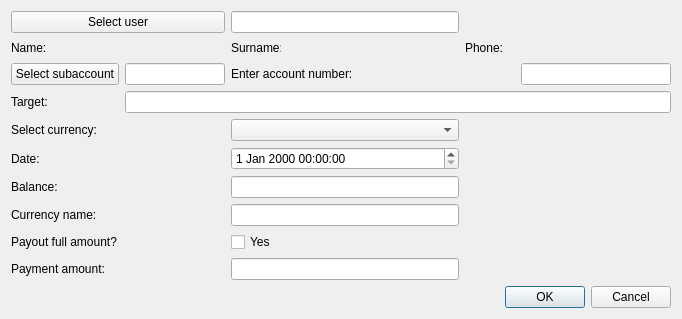
<?xml version="1.0" encoding="UTF-8"?>
<ui version="4.0">
 <class>CreateWithdrawal</class>
 <widget class="QDialog" name="CreateWithdrawal">
  <property name="geometry">
   <rect>
    <x>0</x>
    <y>0</y>
    <width>657</width>
    <height>318</height>
   </rect>
  </property>
  <property name="windowTitle">
   <string>Create/Update withdrawal</string>
  </property>
  <property name="locale">
   <locale language="English" country="UnitedStates"/>
  </property>
  <property name="modal">
   <bool>false</bool>
  </property>
  <layout class="QGridLayout" name="gridLayout">
   <property name="leftMargin">
    <number>11</number>
   </property>
   <property name="topMargin">
    <number>11</number>
   </property>
   <property name="rightMargin">
    <number>11</number>
   </property>
   <property name="bottomMargin">
    <number>11</number>
   </property>
   <item row="9" column="1" colspan="2">
    <widget class="QLabel" name="currencyLb">
     <property name="text">
      <string>Select currency:</string>
     </property>
    </widget>
   </item>
   <item row="12" column="3" colspan="2">
    <widget class="QLineEdit" name="balanceEdit">
     <property name="toolTip">
      <string>&lt;html&gt;&lt;head/&gt;&lt;body&gt;&lt;p&gt;For example: 1000 (depends on currency, in that case 1000 USD)&lt;/p&gt;&lt;/body&gt;&lt;/html&gt;</string>
     </property>
     <property name="readOnly">
      <bool>true</bool>
     </property>
    </widget>
   </item>
   <item row="2" column="2">
    <widget class="QLabel" name="namePh">
     <property name="minimumSize">
      <size>
       <width>100</width>
       <height>0</height>
      </size>
     </property>
     <property name="font">
      <font>
       <family>Times New Roman</family>
       <pointsize>12</pointsize>
       <weight>75</weight>
       <italic>true</italic>
       <bold>true</bold>
      </font>
     </property>
     <property name="text">
      <string/>
     </property>
    </widget>
   </item>
   <item row="2" column="1">
    <widget class="QLabel" name="nameLb">
     <property name="minimumSize">
      <size>
       <width>50</width>
       <height>0</height>
      </size>
     </property>
     <property name="maximumSize">
      <size>
       <width>50</width>
       <height>16777215</height>
      </size>
     </property>
     <property name="text">
      <string>Name:</string>
     </property>
    </widget>
   </item>
   <item row="2" column="3">
    <widget class="QLabel" name="surnameLb">
     <property name="minimumSize">
      <size>
       <width>50</width>
       <height>0</height>
      </size>
     </property>
     <property name="maximumSize">
      <size>
       <width>50</width>
       <height>16777215</height>
      </size>
     </property>
     <property name="text">
      <string>Surname:</string>
     </property>
    </widget>
   </item>
   <item row="2" column="4">
    <widget class="QLabel" name="surnamePh">
     <property name="minimumSize">
      <size>
       <width>100</width>
       <height>0</height>
      </size>
     </property>
     <property name="font">
      <font>
       <family>Times New Roman</family>
       <pointsize>12</pointsize>
       <weight>75</weight>
       <italic>true</italic>
       <bold>true</bold>
      </font>
     </property>
     <property name="text">
      <string/>
     </property>
    </widget>
   </item>
   <item row="2" column="5">
    <widget class="QLabel" name="phoneLb">
     <property name="minimumSize">
      <size>
       <width>50</width>
       <height>0</height>
      </size>
     </property>
     <property name="maximumSize">
      <size>
       <width>50</width>
       <height>16777215</height>
      </size>
     </property>
     <property name="text">
      <string>Phone:</string>
     </property>
    </widget>
   </item>
   <item row="2" column="6">
    <widget class="QLabel" name="phonePh">
     <property name="minimumSize">
      <size>
       <width>100</width>
       <height>0</height>
      </size>
     </property>
     <property name="font">
      <font>
       <family>Times New Roman</family>
       <pointsize>12</pointsize>
       <weight>75</weight>
       <italic>true</italic>
       <bold>true</bold>
      </font>
     </property>
     <property name="text">
      <string/>
     </property>
    </widget>
   </item>
   <item row="18" column="1" colspan="6">
    <layout class="QHBoxLayout" name="horizontalLayout">
     <item>
      <spacer name="horizontalSpacer">
       <property name="orientation">
        <enum>Qt::Horizontal</enum>
       </property>
       <property name="sizeHint" stdset="0">
        <size>
         <width>40</width>
         <height>20</height>
        </size>
       </property>
      </spacer>
     </item>
     <item>
      <widget class="QPushButton" name="okBtn">
       <property name="text">
        <string>OK</string>
       </property>
      </widget>
     </item>
     <item>
      <widget class="QPushButton" name="cancelBtn">
       <property name="text">
        <string>Cancel</string>
       </property>
      </widget>
     </item>
    </layout>
   </item>
   <item row="17" column="1" colspan="2">
    <widget class="QLabel" name="isBonusLb">
     <property name="text">
      <string>Payment amount:</string>
     </property>
    </widget>
   </item>
   <item row="16" column="1" colspan="2">
    <widget class="QLabel" name="allLb">
     <property name="text">
      <string>Payout full amount?</string>
     </property>
    </widget>
   </item>
   <item row="13" column="1" colspan="2">
    <widget class="QLabel" name="label">
     <property name="text">
      <string>Currency name:</string>
     </property>
    </widget>
   </item>
   <item row="12" column="1" colspan="2">
    <widget class="QLabel" name="balanceLb">
     <property name="text">
      <string>Balance:</string>
     </property>
    </widget>
   </item>
   <item row="11" column="1" colspan="2">
    <widget class="QLabel" name="dateLb">
     <property name="text">
      <string>Date:</string>
     </property>
    </widget>
   </item>
   <item row="1" column="1" colspan="2">
    <widget class="QPushButton" name="userBtn">
     <property name="minimumSize">
      <size>
       <width>150</width>
       <height>0</height>
      </size>
     </property>
     <property name="text">
      <string>Select user</string>
     </property>
    </widget>
   </item>
   <item row="17" column="3" colspan="2">
    <widget class="QLineEdit" name="valueEdit"/>
   </item>
   <item row="16" column="3" colspan="2">
    <widget class="QCheckBox" name="yesCheckBox">
     <property name="text">
      <string>Yes</string>
     </property>
    </widget>
   </item>
   <item row="13" column="3" colspan="2">
    <widget class="QLineEdit" name="currencyNameEdit">
     <property name="readOnly">
      <bool>true</bool>
     </property>
    </widget>
   </item>
   <item row="11" column="3" colspan="2">
    <widget class="QDateTimeEdit" name="dateEdit"/>
   </item>
   <item row="9" column="3" colspan="2">
    <widget class="QComboBox" name="currencyCmb"/>
   </item>
   <item row="1" column="3" colspan="2">
    <widget class="QLineEdit" name="userEdit">
     <property name="toolTip">
      <string>Must not be empty</string>
     </property>
     <property name="readOnly">
      <bool>true</bool>
     </property>
    </widget>
   </item>
   <item row="3" column="1">
    <widget class="QPushButton" name="subAccBtn">
     <property name="text">
      <string>Select subaccount</string>
     </property>
    </widget>
   </item>
   <item row="3" column="2">
    <widget class="QLineEdit" name="saIDEdit">
     <property name="maximumSize">
      <size>
       <width>120</width>
       <height>16777215</height>
      </size>
     </property>
     <property name="readOnly">
      <bool>true</bool>
     </property>
    </widget>
   </item>
   <item row="3" column="3">
    <widget class="QLabel" name="daLb">
     <property name="text">
      <string>Enter account number:</string>
     </property>
    </widget>
   </item>
   <item row="3" column="6">
    <widget class="QLineEdit" name="saNumberEdit">
     <property name="minimumSize">
      <size>
       <width>150</width>
       <height>0</height>
      </size>
     </property>
     <property name="maximumSize">
      <size>
       <width>150</width>
       <height>16777215</height>
      </size>
     </property>
     <property name="text">
      <string/>
     </property>
    </widget>
   </item>
   <item row="4" column="1">
    <widget class="QLabel" name="targetLB">
     <property name="text">
      <string>Target:</string>
     </property>
    </widget>
   </item>
   <item row="4" column="2" colspan="5">
    <widget class="QLineEdit" name="targetEdit"/>
   </item>
  </layout>
 </widget>
 <tabstops>
  <tabstop>userBtn</tabstop>
  <tabstop>okBtn</tabstop>
  <tabstop>cancelBtn</tabstop>
 </tabstops>
 <resources/>
 <connections/>
</ui>
